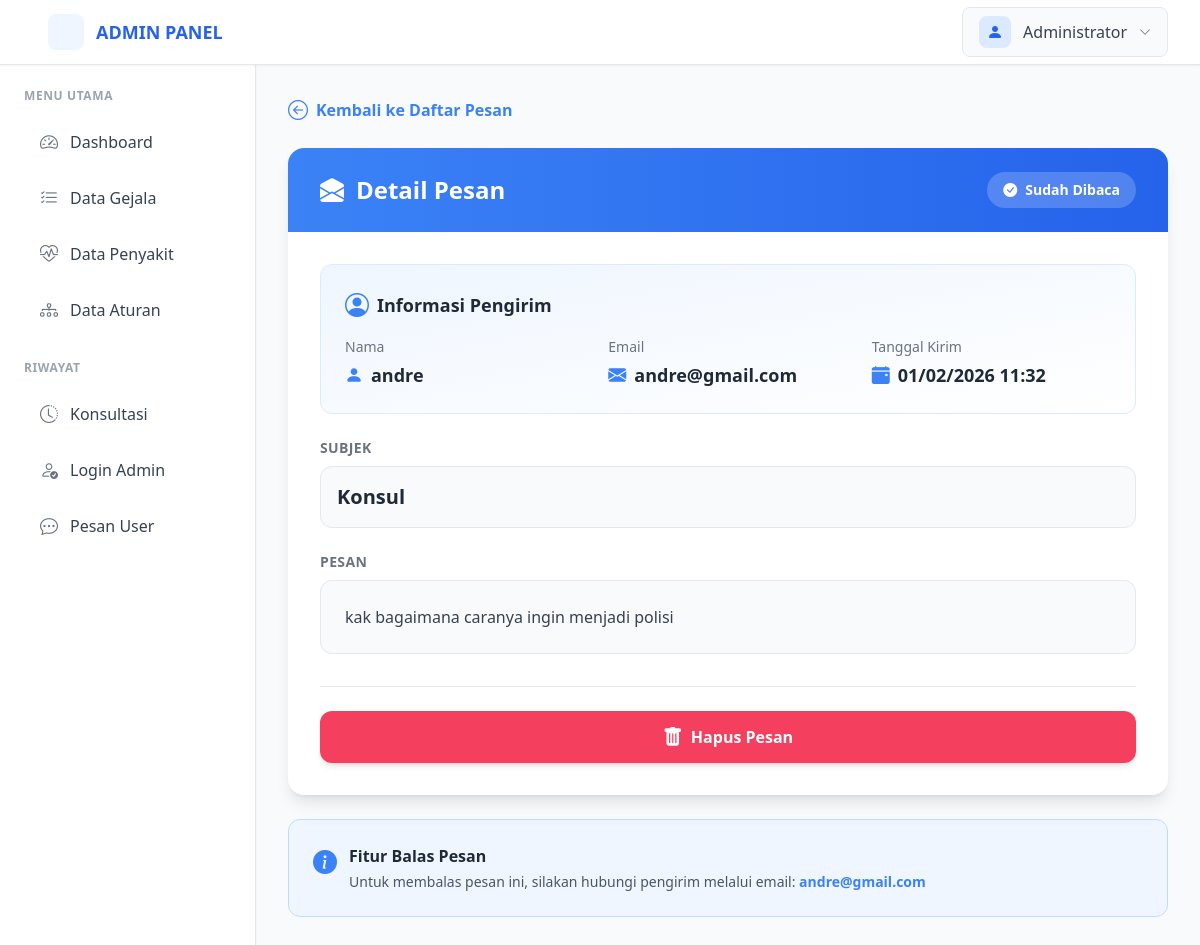
/riwayat/pesan/1/detail (signed in), run on an earlier commit of the app's database.
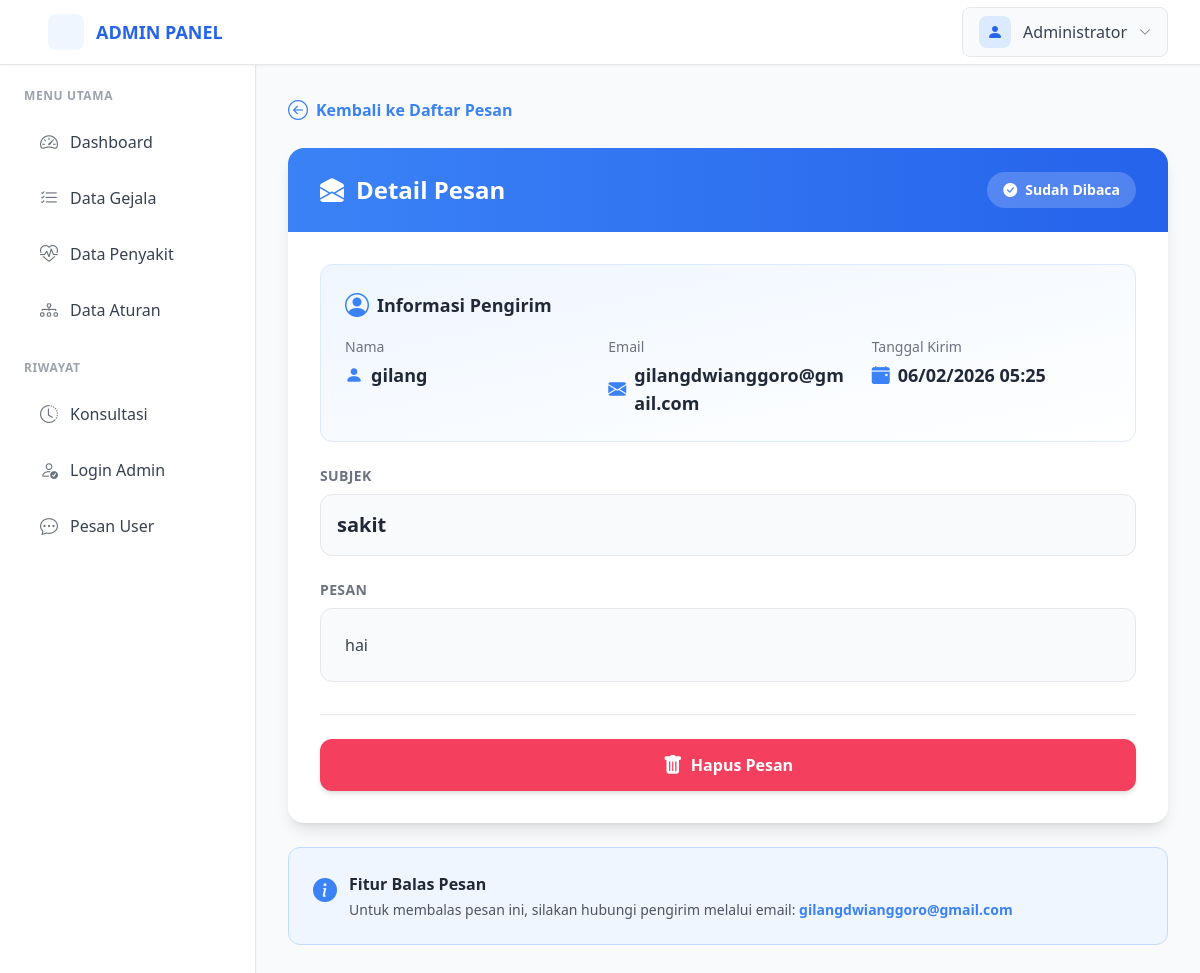
And on a later commit of the database.
### models/models.py (models this page shows, shortened)
class ContactMessage(db.Model):
    __tablename__ = 'contact_messages'
    id = db.Column(db.Integer, primary_key=True)
    user_id = db.Column(db.Integer, db.ForeignKey('users.id'), nullable=True)
    email = db.Column(db.String(120), nullable=False)
    name = db.Column(db.String(100), nullable=False)
    subject = db.Column(db.String(200), nullable=False)
    message = db.Column(db.Text, nullable=False)
    is_read = db.Column(db.Boolean, default=False)
    created_at = db.Column(db.DateTime, default=datetime.utcnow)

### routes/riwayat.py (the view)
@riwayat_bp.route('/pesan/<int:id>/detail')
@login_required
def detail_pesan(id):
    pesan = ContactMessage.query.get_or_404(id)
    if not pesan.is_read:
        pesan.is_read = True
        db.session.commit()
    return render_template('riwayat/detail_pesan.html', pesan=pesan)

### templates/riwayat/detail_pesan.html (shortened to what the changed rows need)
{% extends 'base.html' %}
{% block content %}
<div class="bg-white rounded-xl md:rounded-2xl shadow-lg overflow-hidden animate-fade-in" style="animation-delay: 0.1s;">
    <div class="bg-gradient-to-r from-blue-500 to-blue-600 px-4 md:px-8 py-4 md:py-6">
        <div class="flex flex-col sm:flex-row sm:items-center sm:justify-between gap-3">
            <h1 class="text-xl md:text-2xl font-bold text-white flex items-center space-x-3">
                <i class="bi bi-envelope-open-fill"></i>
                <span>Detail Pesan</span>
            </h1>
        </div>
    </div>
    <div class="p-4 md:p-8">
        <div class="bg-gradient-to-br from-blue-50 to-white border border-blue-100 rounded-xl p-4 md:p-6 mb-4 md:mb-6">
            <h2 class="text-base md:text-lg font-bold text-gray-800 mb-3 md:mb-4 flex items-center space-x-2">
                <i class="bi bi-person-circle text-blue-500 text-xl md:text-2xl"></i>
                <span>Informasi Pengirim</span>
            </h2>
            <div class="grid grid-cols-1 sm:grid-cols-2 lg:grid-cols-3 gap-4 md:gap-6">
                <div class="space-y-1">
                    <p class="text-base md:text-lg font-bold text-gray-800 flex items-center space-x-2">
                        <i class="bi bi-person-fill text-blue-500"></i>
                        <span class="break-words">{{ pesan.name }}</span>
                    </p>
                </div>
                <div class="space-y-1">
                    <p class="text-base md:text-lg font-bold text-gray-800 flex items-center space-x-2">
                        <i class="bi bi-envelope-fill text-blue-500"></i>
                        <span class="break-all">{{ pesan.email }}</span>
                    </p>
                </div>
                <div class="space-y-1">
                    <p class="text-base md:text-lg font-bold text-gray-800 flex items-center space-x-2">
                        <i class="bi bi-calendar-event-fill text-blue-500"></i>
                        <span>{{ pesan.created_at.strftime('%d/%m/%Y %H:%M') }}</span>
                    </p>
                </div>
            </div>
        </div>
        <div class="mb-4 md:mb-6">
            <div class="bg-gray-50 border border-gray-200 rounded-xl p-3 md:p-4">
                <h3 class="text-lg md:text-xl font-bold text-gray-800 break-words">{{ pesan.subject }}</h3>
            </div>
        </div>
        <div class="mb-6 md:mb-8">
            <div class="bg-gray-50 border border-gray-200 rounded-xl p-4 md:p-6">
                <p class="text-sm md:text-base text-gray-700 leading-relaxed whitespace-pre-wrap break-words">{{ pesan.message }}</p>
            </div>
        </div>
    </div>
</div>
<div class="mt-4 md:mt-6 bg-blue-50 border border-blue-200 rounded-xl p-4 md:p-6 animate-fade-in" style="animation-delay: 0.2s;">
    <div class="flex items-start space-x-3">
        <div>
            <p class="text-xs md:text-sm text-gray-600">Untuk membalas pesan ini, silakan hubungi pengirim melalui email: <a href="mailto:{{ pesan.email }}" class="text-blue-500 font-semibold hover:underline break-all">{{ pesan.email }}</a></p>
        </div>
    </div>
</div>
{% endblock %}

What changed in the data, as far as the page shows it:
changed ContactMessage: name "andre" → "gilang"; email "andre@gmail.com" → "gilangdwianggoro@gmail.com"; created_at "01/02/2026 11:32" → "06/02/2026 05:25"; subject "Konsul" → "sakit"; message "kak bagaimana caranya ingin menjadi polisi" → "hai"
